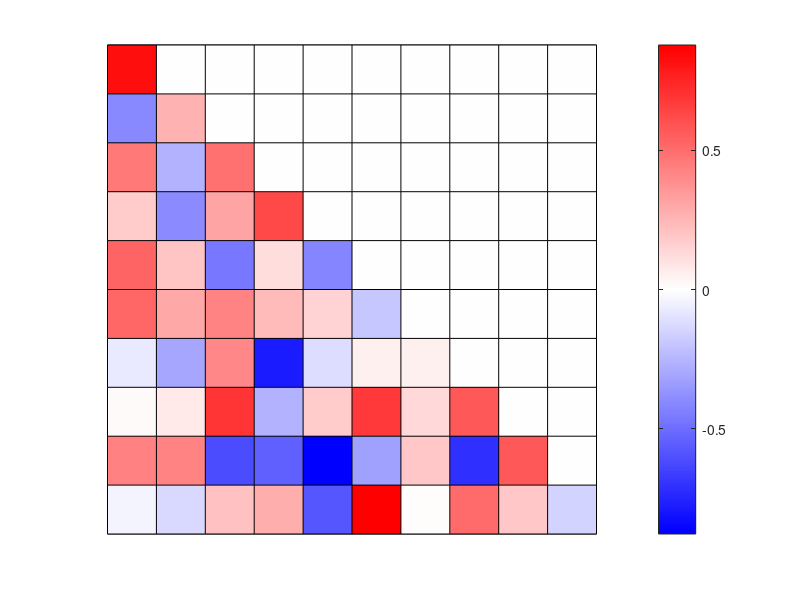

Write the MATLAB code that produced this figure.
% Copyright 2015 Monica Rosenberg and Emily Finn 

% This code is released under the terms of the GNU GPL v2. This code
% is not FDA approved for clinical use; it is provided
% freely for research purposes. If using this in a publication
% please reference this properly as: 

% Rosenberg MD, Finn ES, Scheinost D, Papademetris X, Shen X, 
% Constable RT, & Chun MM. (2016). A neuromarker of sustained 
% attention from whole-brain functional connectivity. Nature 
% Neuroscience 19, 165-171.

% The code can be used to visualize the differences in the number 
% of edges between each pair of macroscale regions, calculated by 
% subtracting the number of edges in a negative network (e.g., the 
% low-attention network) from the number in a positive network 
% (e.g., the high-attention network).

pos_edges = rand(10,10); % N x N symmetrical matrix where N = # of macroscale regions (e.g., lobes or canonical networks). Value in cell (i,j) indicates how many edges in the positive network connect regions i and j.
neg_edges = rand(10,10); % Value in cell (i,j) indicates how many edges in the negative network connect regions i and j.

% Calculate difference matrix
diff_edges = tril(pos_edges-neg_edges);
max_value  = max(abs(diff_edges(:))); % get biggest difference for scaling
diff_edges(:,end+1) = 0; % pad with zeros for pcolor
diff_edges(end+1,:) = 0;

% Plot and format figure
pcolor(diff_edges)
caxis([-1*max_value max_value])
axis('square')
set(gca,'YDir','reverse','XTick',[],'YTick',[]);
set(gcf,'color','w');

C = [0 0 1; 1 1 1; 1 0 0];
colormap(interp1(linspace(0,1,length(C)),C,linspace(0,1,250)))
colorbar 
